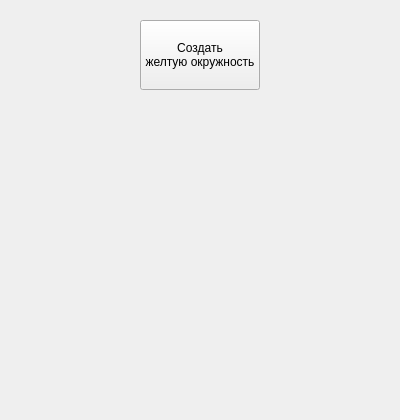
<?xml version="1.0" encoding="UTF-8"?>
<ui version="4.0">
 <class>Form</class>
 <widget class="QWidget" name="Form">
  <property name="geometry">
   <rect>
    <x>0</x>
    <y>0</y>
    <width>400</width>
    <height>420</height>
   </rect>
  </property>
  <property name="windowTitle">
   <string>Form</string>
  </property>
  <widget class="QPushButton" name="create_yellow_circle">
   <property name="geometry">
    <rect>
     <x>140</x>
     <y>20</y>
     <width>120</width>
     <height>70</height>
    </rect>
   </property>
   <property name="text">
    <string>Создать
желтую окружность</string>
   </property>
  </widget>
 </widget>
 <resources/>
 <connections/>
</ui>
